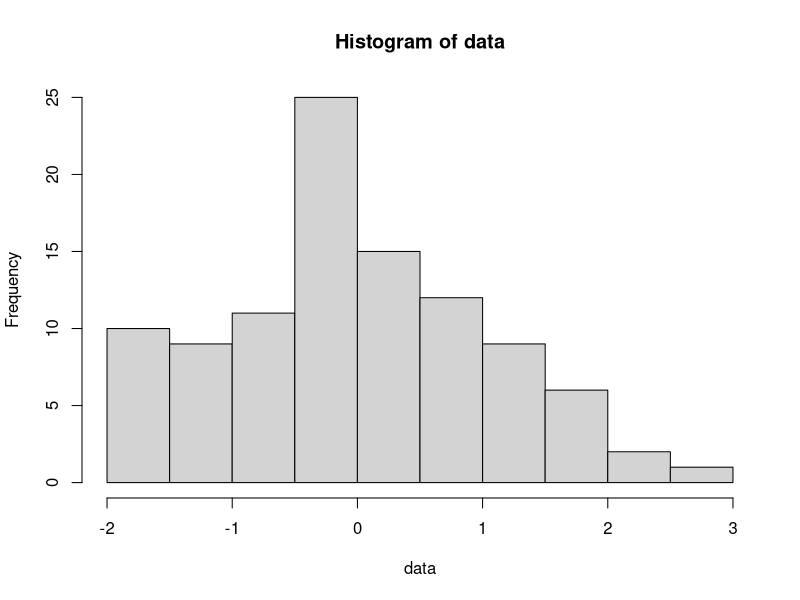
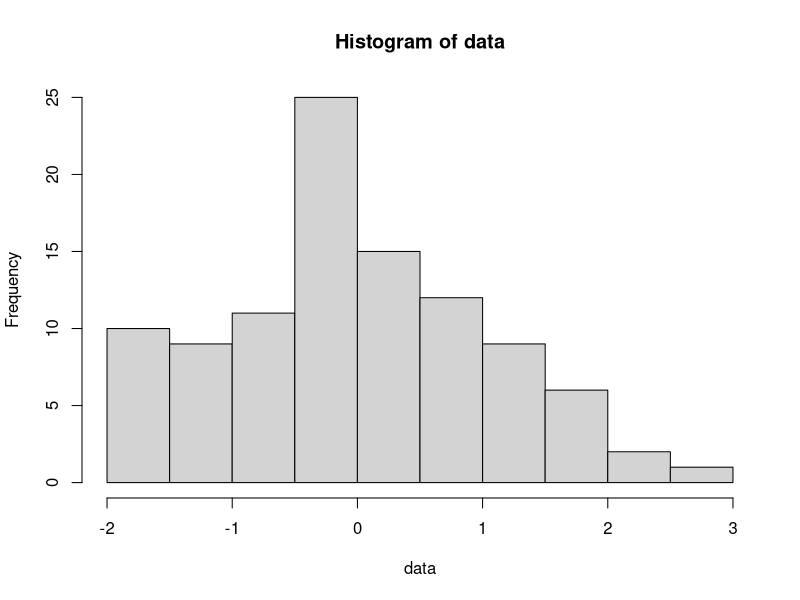

Write R code to recreate these figures, in order.

#==============================================================================
## Section 2
#==============================================================================


# question 3
#--------------------
# generate random numbers from the normal distribution with mean 10 and variance 2 and save in data

n <- 100 # set the sample size
data <- rnorm(n)

# plot the histogram
hist(data)

# you can check the beans by the str() function
str(hist(data))



# question 4
#--------------------
# We need to calculate the probability P(X <= 21), when X is a random variable from the normal distribution with mean 20 and variance 3.

pnorm(21, mean = 20, sd = sqrt(3))
# the answer is 0.7181486



# question 5
#--------------------
# here we need to calculate .95 quantile or 95th percentile of the normal distribution with mean 20 and variance 3, 

qnorm(0.95, mean = 20, sd = sqrt(3))
# the answer is 22.84897



